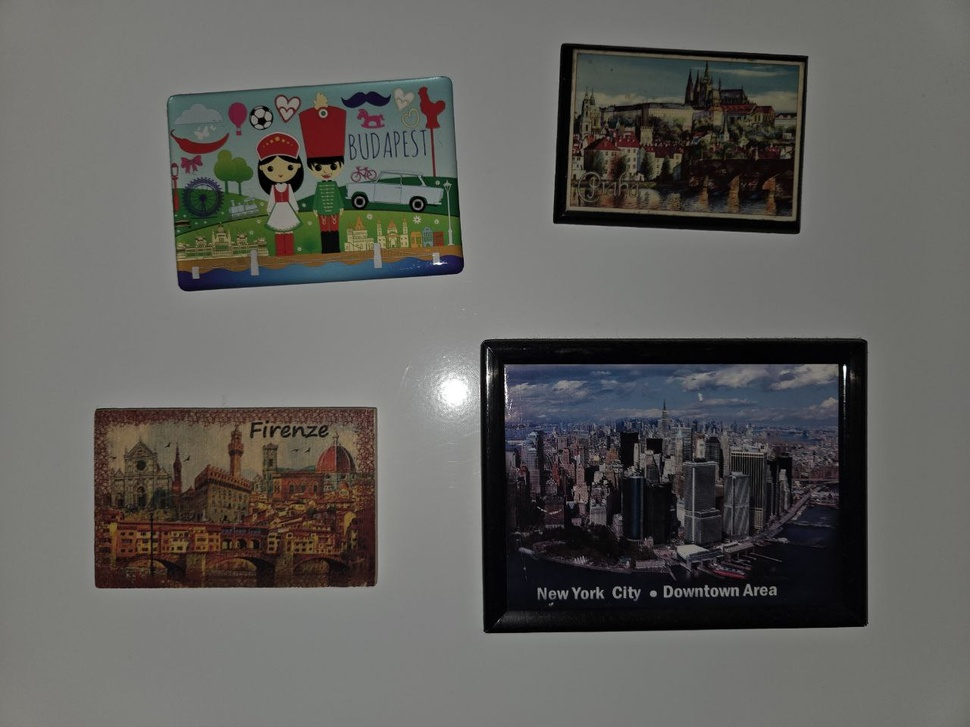
#> input picture PythonProject2/input.jpg, 970 x 727 px, shrunk from 1280 x 960 before the run, given in place of the camera
$ python CW_lesson_7.py
#> lines starting #> are read from the running program, lines starting #| are printed output that depends on the picture; after the words box and inside, x2 and y2 are one past the last pixel; in counts of white or black regions, pixels touching at a corner belong together
import cv2
import numpy as np

cap = cv2.VideoCapture(0)

lover_red1 = np.array([0, 100, 100])
upper_red1 = np.array([10, 255, 255])

lover_red2 = np.array([160, 100, 100])
upper_red2 = np.array([180, 255, 255])

points = []


while True:
    ret, frame = cap.read()
#> frame is the input picture: shape (727, 970, 3); mean B, G, R 92.1, 95.4, 96.4
    if not ret:
        break

    frame = cv2.flip(frame, 1)
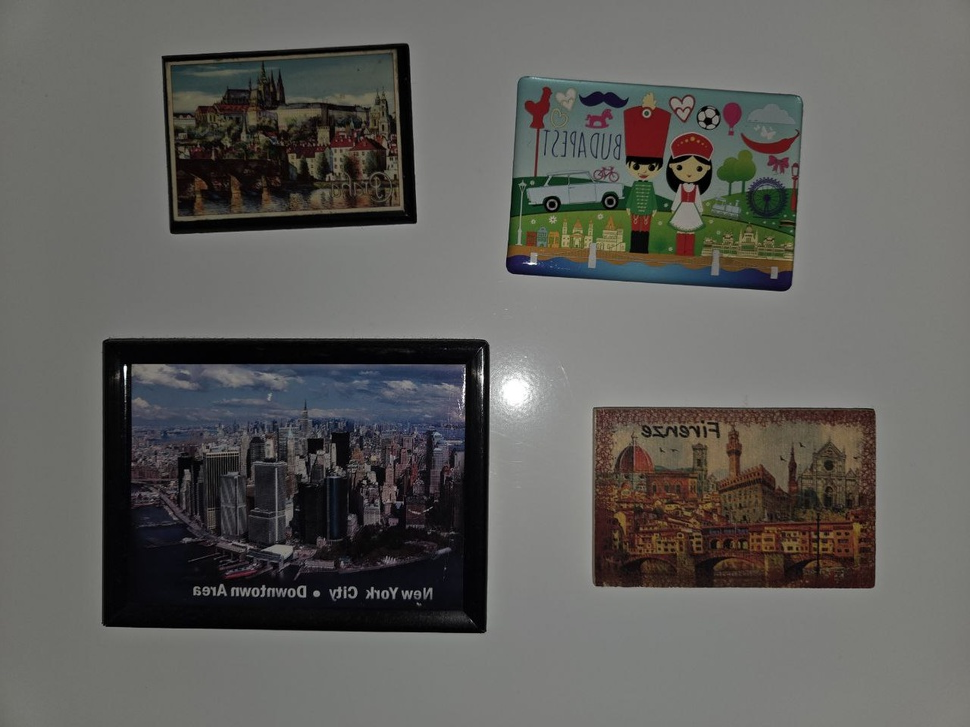
#> frame: shape (727, 970, 3); mean B, G, R 92.1, 95.4, 96.4
    hsv = cv2.cvtColor(frame, cv2.COLOR_BGR2HSV)
#> hsv: shape (727, 970, 3); mean H, S, V 47.5, 35.1, 99.2

    mask1 = cv2.inRange(hsv, lover_red1, upper_red1)
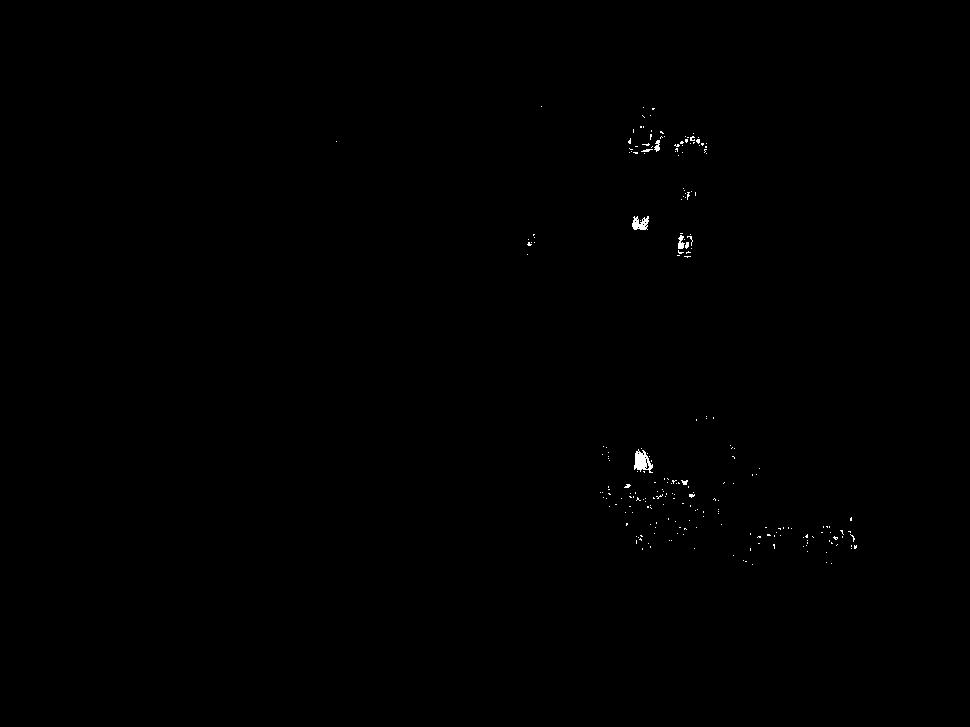
#> mask1: shape (727, 970); 0.18% white; 233 white regions (226 under 20 px), largest, box (x1, y1, x2, y2) and area: (634, 449, 653, 473) 261, (632, 216, 649, 230) 161, (678, 235, 685, 249) 63
    mask2 = cv2.inRange(hsv, lover_red2, upper_red2)
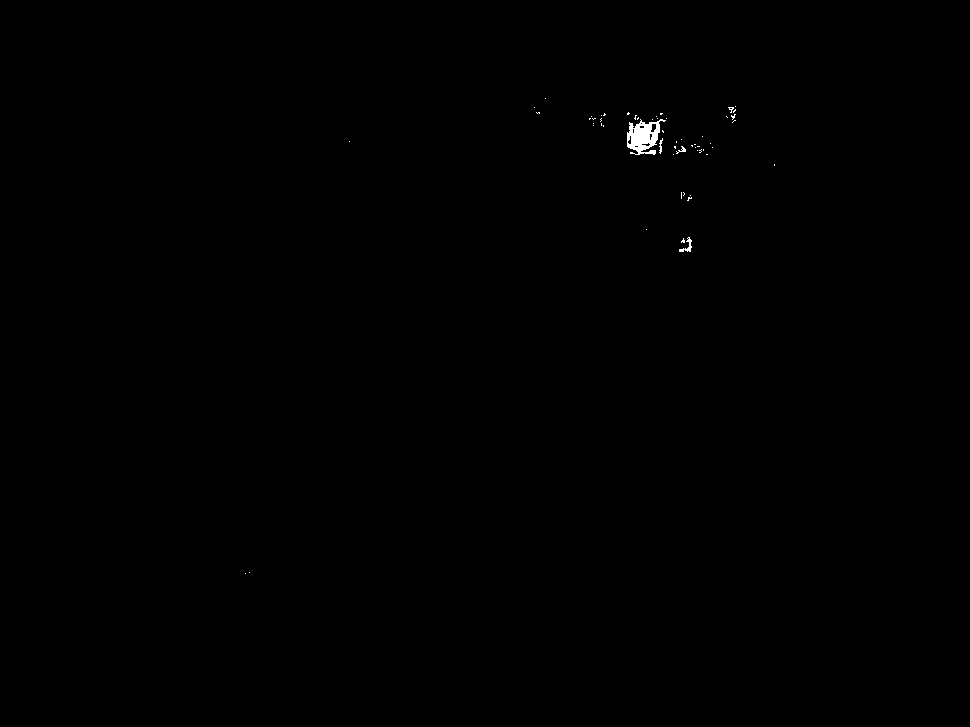
#> mask2: shape (727, 970); 0.16% white; 57 white regions (53 under 20 px), largest, box (x1, y1, x2, y2) and area: (627, 119, 666, 155) 787, (679, 237, 692, 252) 70, (659, 138, 663, 154) 31, (676, 146, 686, 154) 29


    mask = cv2.bitwise_or(mask1, mask2)
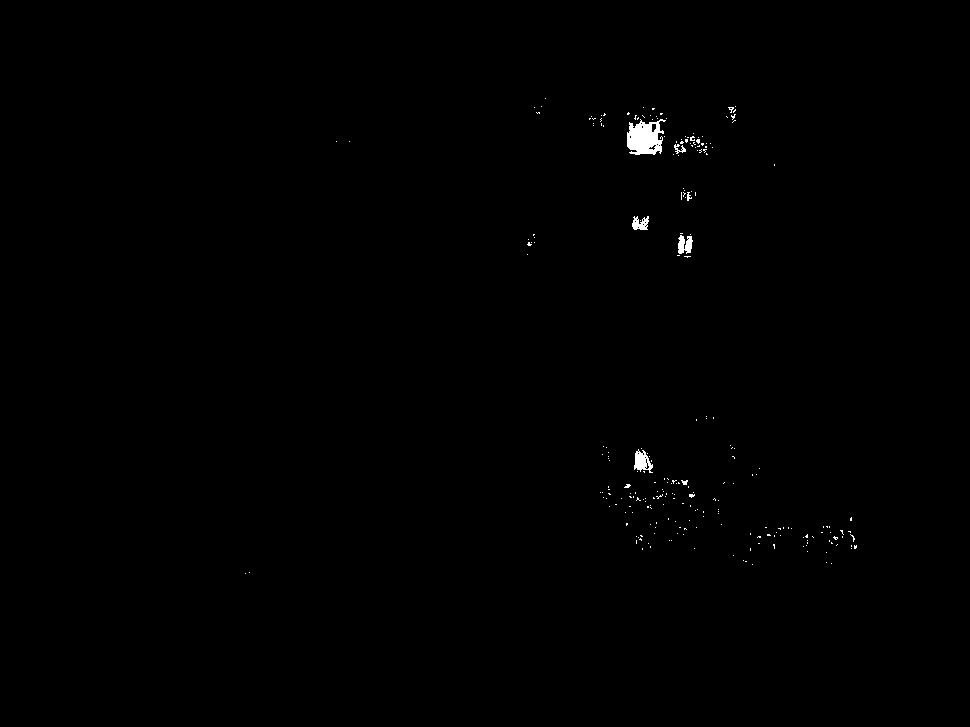
#> mask: shape (727, 970); 0.33% white; 246 white regions (239 under 20 px)

    contours, _ = cv2.findContours(mask, cv2.RETR_EXTERNAL, cv2.CHAIN_APPROX_SIMPLE)
#> contours = 246 contours, 241 with area under 20; largest, box (x1, y1, x2, y2) and area: (627, 119, 666, 155) 918, (634, 449, 653, 473) 240, (678, 235, 693, 254) 162, (632, 216, 649, 230) 137, (674, 144, 686, 154) 31
    for cnt in contours:
        area = cv2.contourArea(cnt)
        if area > 1000:
            cv2.drawContours(frame, [cnt], -1, (0, 255, 0), 2)
            M = cv2.moments(cnt)
            if M["m00"] != 0:
                cx = int(M["m10"] / M["m00"])
                cy = int(M["m01"] / M["m00"])

                cv2.circle(frame, (int(cx), int(cy)), 5, (0, 255, 0), -1)
                points.append((cx, cy))

                for i in range(1, len(points)):
                    if points[i - 1] is None or points[i] is None:
                        continue

                    cv2.line(frame, points[i - 1], points[i], (255, 0, 0), 2)
#> this loop made 246 passes
#> (cnt, area) on passes 1 to 3: ([[245, 573]], 0), ([[249, 572]], 0), ([[752, 564]], 0)
#> after the loop, points = []


    cv2.imshow('video', frame)
    cv2.imshow('mask', mask)
    if cv2.waitKey(1) & 0xFF == ord('q'):
#> (key q is pressed here)
        break


cap.release()
cv2.destroyAllWindows()


# ret - відповідає за nrue, false
# points - центри об'єктів
